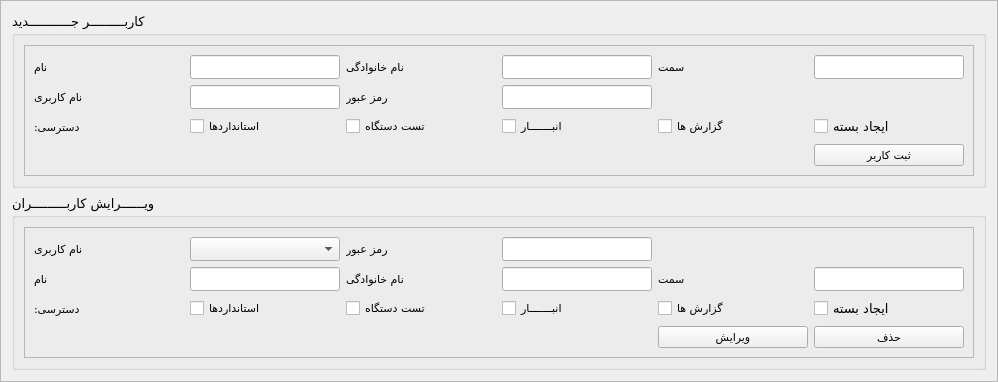
         <widget class="QFrame" name="frame_10">
          <property name="frameShape">
           <enum>QFrame::StyledPanel</enum>
          </property>
          <property name="frameShadow">
           <enum>QFrame::Raised</enum>
          </property>
          <layout class="QVBoxLayout" name="verticalLayout_13">
           <item>
            <widget class="QGroupBox" name="userCreateBox">
             <property name="maximumSize">
              <size>
               <width>16777215</width>
               <height>200</height>
              </size>
             </property>
             <property name="font">
              <font>
               <family>IRANSansWeb(FaNum)</family>
               <pointsize>10</pointsize>
              </font>
             </property>
             <property name="title">
              <string>کاربـــــــــر جـــــــــــدید</string>
             </property>
             <layout class="QVBoxLayout" name="verticalLayout_3">
              <item alignment="Qt::AlignLeft|Qt::AlignTop">
               <widget class="QFrame" name="frame_3">
                <property name="frameShape">
                 <enum>QFrame::StyledPanel</enum>
                </property>
                <property name="frameShadow">
                 <enum>QFrame::Raised</enum>
                </property>
                <layout class="QGridLayout" name="gridLayout_3">
                 <item row="0" column="3">
                  <widget class="QLineEdit" name="userLastName">
                   <property name="minimumSize">
                    <size>
                     <width>150</width>
                     <height>0</height>
                    </size>
                   </property>
                   <property name="maximumSize">
                    <size>
                     <width>150</width>
                     <height>16777215</height>
                    </size>
                   </property>
                   <property name="font">
                    <font>
                     <family>IRANSansWeb(FaNum)</family>
                     <pointsize>8</pointsize>
                    </font>
                   </property>
                  </widget>
                 </item>
                 <item row="2" column="2">
                  <widget class="QLabel" name="label_36">
                   <property name="minimumSize">
                    <size>
                     <width>150</width>
                     <height>0</height>
                    </size>
                   </property>
                   <property name="maximumSize">
                    <size>
                     <width>150</width>
                     <height>16777215</height>
                    </size>
                   </property>
                   <property name="font">
                    <font>
                     <family>IRANSansWeb(FaNum)</family>
                     <pointsize>8</pointsize>
                    </font>
                   </property>
                   <property name="locale">
                    <locale language="Persian" country="Iran"/>
                   </property>
                   <property name="text">
                    <string>رمز عبور</string>
                   </property>
                   <property name="alignment">
                    <set>Qt::AlignRight|Qt::AlignTrailing|Qt::AlignVCenter</set>
                   </property>
                  </widget>
                 </item>
                 <item row="0" column="0">
                  <widget class="QLabel" name="label_33">
                   <property name="minimumSize">
                    <size>
                     <width>150</width>
                     <height>0</height>
                    </size>
                   </property>
                   <property name="maximumSize">
                    <size>
                     <width>150</width>
                     <height>16777215</height>
                    </size>
                   </property>
                   <property name="font">
                    <font>
                     <family>IRANSansWeb(FaNum)</family>
                     <pointsize>8</pointsize>
                    </font>
                   </property>
                   <property name="locale">
                    <locale language="Persian" country="Iran"/>
                   </property>
                   <property name="text">
                    <string>نام</string>
                   </property>
                   <property name="alignment">
                    <set>Qt::AlignRight|Qt::AlignTrailing|Qt::AlignVCenter</set>
                   </property>
                  </widget>
                 </item>
                 <item row="3" column="3">
                  <widget class="QCheckBox" name="warehouseCheck">
                   <property name="minimumSize">
                    <size>
                     <width>150</width>
                     <height>0</height>
                    </size>
                   </property>
                   <property name="maximumSize">
                    <size>
                     <width>150</width>
                     <height>16777215</height>
                    </size>
                   </property>
                   <property name="font">
                    <font>
                     <family>IRANSansWeb(FaNum)</family>
                     <pointsize>8</pointsize>
                    </font>
                   </property>
                   <property name="text">
                    <string>انبـــــــار</string>
                   </property>
                  </widget>
                 </item>
                 <item row="3" column="1">
                  <widget class="QCheckBox" name="standardCheck">
                   <property name="minimumSize">
                    <size>
                     <width>150</width>
                     <height>0</height>
                    </size>
                   </property>
                   <property name="maximumSize">
                    <size>
                     <width>150</width>
                     <height>16777215</height>
                    </size>
                   </property>
                   <property name="font">
                    <font>
                     <family>IRANSansWeb(FaNum)</family>
                     <pointsize>8</pointsize>
                    </font>
                   </property>
                   <property name="text">
                    <string>استانداردها</string>
                   </property>
                  </widget>
                 </item>
                 <item row="2" column="1">
                  <widget class="QLineEdit" name="username_input">
                   <property name="minimumSize">
                    <size>
                     <width>150</width>
                     <height>0</height>
                    </size>
                   </property>
                   <property name="maximumSize">
                    <size>
                     <width>150</width>
                     <height>16777215</height>
                    </size>
                   </property>
                   <property name="font">
                    <font>
                     <family>IRANSansWeb(FaNum)</family>
                     <pointsize>8</pointsize>
                    </font>
                   </property>
                  </widget>
                 </item>
                 <item row="3" column="2">
                  <widget class="QCheckBox" name="testCheck">
                   <property name="minimumSize">
                    <size>
                     <width>150</width>
                     <height>0</height>
                    </size>
                   </property>
                   <property name="maximumSize">
                    <size>
                     <width>150</width>
                     <height>16777215</height>
                    </size>
                   </property>
                   <property name="font">
                    <font>
                     <family>IRANSansWeb(FaNum)</family>
                     <pointsize>8</pointsize>
                    </font>
                   </property>
                   <property name="text">
                    <string>تست دستگاه</string>
                   </property>
                  </widget>
                 </item>
                 <item row="0" column="5">
                  <widget class="QLineEdit" name="userJob">
                   <property name="minimumSize">
                    <size>
                     <width>150</width>
                     <height>0</height>
                    </size>
                   </property>
                   <property name="maximumSize">
                    <size>
                     <width>150</width>
                     <height>16777215</height>
                    </size>
                   </property>
                   <property name="font">
                    <font>
                     <family>IRANSansWeb(FaNum)</family>
                     <pointsize>8</pointsize>
                    </font>
                   </property>
                  </widget>
                 </item>
                 <item row="3" column="0">
                  <widget class="QLabel" name="label_2">
                   <property name="minimumSize">
                    <size>
                     <width>150</width>
                     <height>0</height>
                    </size>
                   </property>
                   <property name="maximumSize">
                    <size>
                     <width>150</width>
                     <height>16777215</height>
                    </size>
                   </property>
                   <property name="font">
                    <font>
                     <family>IRANSansWeb(FaNum)</family>
                     <pointsize>8</pointsize>
                    </font>
                   </property>
                   <property name="text">
                    <string>دسترسی:</string>
                   </property>
                   <property name="alignment">
                    <set>Qt::AlignRight|Qt::AlignTrailing|Qt::AlignVCenter</set>
                   </property>
                  </widget>
                 </item>
                 <item row="2" column="0">
                  <widget class="QLabel" name="label_34">
                   <property name="minimumSize">
                    <size>
                     <width>150</width>
                     <height>0</height>
                    </size>
                   </property>
                   <property name="maximumSize">
                    <size>
                     <width>150</width>
                     <height>16777215</height>
                    </size>
                   </property>
                   <property name="font">
                    <font>
                     <family>IRANSansWeb(FaNum)</family>
                     <pointsize>8</pointsize>
                    </font>
                   </property>
                   <property name="locale">
                    <locale language="Persian" country="Iran"/>
                   </property>
                   <property name="text">
                    <string>نام کاربری</string>
                   </property>
                   <property name="alignment">
                    <set>Qt::AlignRight|Qt::AlignTrailing|Qt::AlignVCenter</set>
                   </property>
                  </widget>
                 </item>
                 <item row="3" column="4">
                  <widget class="QCheckBox" name="reportCheck">
                   <property name="minimumSize">
                    <size>
                     <width>150</width>
                     <height>0</height>
                    </size>
                   </property>
                   <property name="maximumSize">
                    <size>
                     <width>150</width>
                     <height>16777215</height>
                    </size>
                   </property>
                   <property name="font">
                    <font>
                     <family>IRANSansWeb(FaNum)</family>
                     <pointsize>8</pointsize>
                    </font>
                   </property>
                   <property name="text">
                    <string>گزارش ها</string>
                   </property>
                  </widget>
                 </item>
                 <item row="0" column="4">
                  <widget class="QLabel" name="label_37">
                   <property name="minimumSize">
                    <size>
                     <width>150</width>
                     <height>0</height>
                    </size>
                   </property>
                   <property name="maximumSize">
                    <size>
                     <width>150</width>
                     <height>16777215</height>
                    </size>
                   </property>
                   <property name="font">
                    <font>
                     <family>IRANSansWeb(FaNum)</family>
                     <pointsize>8</pointsize>
                    </font>
                   </property>
                   <property name="locale">
                    <locale language="Persian" country="Iran"/>
                   </property>
                   <property name="text">
                    <string>سمت</string>
                   </property>
                   <property name="alignment">
                    <set>Qt::AlignRight|Qt::AlignTrailing|Qt::AlignVCenter</set>
                   </property>
                  </widget>
                 </item>
                 <item row="2" column="3">
                  <widget class="QLineEdit" name="password_input">
                   <property name="minimumSize">
                    <size>
                     <width>150</width>
                     <height>0</height>
                    </size>
                   </property>
                   <property name="maximumSize">
                    <size>
                     <width>150</width>
                     <height>16777215</height>
                    </size>
                   </property>
                   <property name="font">
                    <font>
                     <family>IRANSansWeb(FaNum)</family>
                     <pointsize>8</pointsize>
                    </font>
                   </property>
                  </widget>
                 </item>
                 <item row="0" column="1">
                  <widget class="QLineEdit" name="userFirstName">
                   <property name="minimumSize">
                    <size>
                     <width>150</width>
                     <height>0</height>
                    </size>
                   </property>
                   <property name="maximumSize">
                    <size>
                     <width>150</width>
                     <height>16777215</height>
                    </size>
                   </property>
                   <property name="font">
                    <font>
                     <family>IRANSansWeb(FaNum)</family>
                     <pointsize>8</pointsize>
                    </font>
                   </property>
                  </widget>
                 </item>
                 <item row="0" column="2">
                  <widget class="QLabel" name="label_35">
                   <property name="minimumSize">
                    <size>
                     <width>150</width>
                     <height>0</height>
                    </size>
                   </property>
                   <property name="maximumSize">
                    <size>
                     <width>150</width>
                     <height>16777215</height>
                    </size>
                   </property>
                   <property name="font">
                    <font>
                     <family>IRANSansWeb(FaNum)</family>
                     <pointsize>8</pointsize>
                    </font>
                   </property>
                   <property name="locale">
                    <locale language="Persian" country="Iran"/>
                   </property>
                   <property name="text">
                    <string>نام خانوادگی</string>
                   </property>
                   <property name="alignment">
                    <set>Qt::AlignRight|Qt::AlignTrailing|Qt::AlignVCenter</set>
                   </property>
                  </widget>
                 </item>
                 <item row="4" column="5">
                  <widget class="QPushButton" name="createUserBtn">
                   <property name="minimumSize">
                    <size>
                     <width>150</width>
                     <height>0</height>
                    </size>
                   </property>
                   <property name="maximumSize">
                    <size>
                     <width>150</width>
                     <height>16777215</height>
                    </size>
                   </property>
                   <property name="font">
                    <font>
                     <family>IRANSansWeb(FaNum)</family>
                     <pointsize>8</pointsize>
                    </font>
                   </property>
                   <property name="text">
                    <string>ثبت کاربر</string>
                   </property>
                  </widget>
                 </item>
                 <item row="3" column="5">
                  <widget class="QCheckBox" name="assemblyCheck">
                   <property name="text">
                    <string>ایجاد بسته</string>
                   </property>
                  </widget>
                 </item>
                </layout>
               </widget>
              </item>
             </layout>
            </widget>
           </item>
           <item>
            <widget class="QGroupBox" name="userModifyBox">
             <property name="maximumSize">
              <size>
               <width>16777215</width>
               <height>200</height>
              </size>
             </property>
             <property name="font">
              <font>
               <family>IRANSansWeb(FaNum)</family>
               <pointsize>10</pointsize>
              </font>
             </property>
             <property name="title">
              <string>ویــــــرایش کاربـــــــــران</string>
             </property>
             <layout class="QVBoxLayout" name="verticalLayout_4">
              <item alignment="Qt::AlignLeft|Qt::AlignTop">
               <widget class="QFrame" name="frame_2">
                <property name="frameShape">
                 <enum>QFrame::StyledPanel</enum>
                </property>
                <property name="frameShadow">
                 <enum>QFrame::Raised</enum>
                </property>
                <layout class="QGridLayout" name="gridLayout_4">
                 <item row="2" column="5">
                  <widget class="QLineEdit" name="userLastNameModify">
                   <property name="minimumSize">
                    <size>
                     <width>150</width>
                     <height>0</height>
                    </size>
                   </property>
                   <property name="maximumSize">
                    <size>
                     <width>150</width>
                     <height>16777215</height>
                    </size>
                   </property>
                   <property name="font">
                    <font>
                     <family>IRANSansWeb(FaNum)</family>
                     <pointsize>8</pointsize>
                    </font>
                   </property>
                  </widget>
                 </item>
                 <item row="4" column="2">
                  <widget class="QLabel" name="label_5">
                   <property name="minimumSize">
                    <size>
                     <width>150</width>
                     <height>0</height>
                    </size>
                   </property>
                   <property name="maximumSize">
                    <size>
                     <width>150</width>
                     <height>16777215</height>
                    </size>
                   </property>
                   <property name="font">
                    <font>
                     <family>IRANSansWeb(FaNum)</family>
                     <pointsize>8</pointsize>
                    </font>
                   </property>
                   <property name="text">
                    <string>دسترسی:</string>
                   </property>
                   <property name="alignment">
                    <set>Qt::AlignRight|Qt::AlignTrailing|Qt::AlignVCenter</set>
                   </property>
                  </widget>
                 </item>
                 <item row="2" column="2">
                  <widget class="QLabel" name="label_41">
                   <property name="minimumSize">
                    <size>
                     <width>150</width>
                     <height>0</height>
                    </size>
                   </property>
                   <property name="maximumSize">
                    <size>
                     <width>150</width>
                     <height>16777215</height>
                    </size>
                   </property>
                   <property name="font">
                    <font>
                     <family>IRANSansWeb(FaNum)</family>
                     <pointsize>8</pointsize>
                    </font>
                   </property>
                   <property name="locale">
                    <locale language="Persian" country="Iran"/>
                   </property>
                   <property name="text">
                    <string>نام</string>
                   </property>
                   <property name="alignment">
                    <set>Qt::AlignRight|Qt::AlignTrailing|Qt::AlignVCenter</set>
                   </property>
                  </widget>
                 </item>
                 <item row="2" column="3">
                  <widget class="QLineEdit" name="userFirstNameModify">
                   <property name="minimumSize">
                    <size>
                     <width>150</width>
                     <height>0</height>
                    </size>
                   </property>
                   <property name="maximumSize">
                    <size>
                     <width>150</width>
                     <height>16777215</height>
                    </size>
                   </property>
                   <property name="font">
                    <font>
                     <family>IRANSansWeb(FaNum)</family>
                     <pointsize>8</pointsize>
                    </font>
                   </property>
                  </widget>
                 </item>
                 <item row="0" column="2">
                  <widget class="QLabel" name="label_39">
                   <property name="minimumSize">
                    <size>
                     <width>150</width>
                     <height>0</height>
                    </size>
                   </property>
                   <property name="maximumSize">
                    <size>
                     <width>150</width>
                     <height>16777215</height>
                    </size>
                   </property>
                   <property name="font">
                    <font>
                     <family>IRANSansWeb(FaNum)</family>
                     <pointsize>8</pointsize>
                    </font>
                   </property>
                   <property name="locale">
                    <locale language="Persian" country="Iran"/>
                   </property>
                   <property name="text">
                    <string>نام کاربری</string>
                   </property>
                   <property name="alignment">
                    <set>Qt::AlignRight|Qt::AlignTrailing|Qt::AlignVCenter</set>
                   </property>
                  </widget>
                 </item>
                 <item row="0" column="3">
                  <widget class="QComboBox" name="usernameCombo">
                   <property name="font">
                    <font>
                     <family>IRANSansWeb(FaNum)</family>
                     <pointsize>8</pointsize>
                    </font>
                   </property>
                  </widget>
                 </item>
                 <item row="0" column="4">
                  <widget class="QLabel" name="label_28">
                   <property name="minimumSize">
                    <size>
                     <width>150</width>
                     <height>0</height>
                    </size>
                   </property>
                   <property name="maximumSize">
                    <size>
                     <width>150</width>
                     <height>16777215</height>
                    </size>
                   </property>
                   <property name="font">
                    <font>
                     <family>IRANSansWeb(FaNum)</family>
                     <pointsize>8</pointsize>
                    </font>
                   </property>
                   <property name="locale">
                    <locale language="Persian" country="Iran"/>
                   </property>
                   <property name="text">
                    <string>رمز عبور</string>
                   </property>
                   <property name="alignment">
                    <set>Qt::AlignRight|Qt::AlignTrailing|Qt::AlignVCenter</set>
                   </property>
                  </widget>
                 </item>
                 <item row="2" column="4">
                  <widget class="QLabel" name="label_40">
                   <property name="minimumSize">
                    <size>
                     <width>150</width>
                     <height>0</height>
                    </size>
                   </property>
                   <property name="maximumSize">
                    <size>
                     <width>150</width>
                     <height>16777215</height>
                    </size>
                   </property>
                   <property name="font">
                    <font>
                     <family>IRANSansWeb(FaNum)</family>
                     <pointsize>8</pointsize>
                    </font>
                   </property>
                   <property name="locale">
                    <locale language="Persian" country="Iran"/>
                   </property>
                   <property name="text">
                    <string>نام خانوادگی</string>
                   </property>
                   <property name="alignment">
                    <set>Qt::AlignRight|Qt::AlignTrailing|Qt::AlignVCenter</set>
                   </property>
                  </widget>
                 </item>
                 <item row="2" column="6">
                  <widget class="QLabel" name="label_38">
                   <property name="minimumSize">
                    <size>
                     <width>150</width>
                     <height>0</height>
                    </size>
                   </property>
                   <property name="maximumSize">
                    <size>
                     <width>150</width>
                     <height>16777215</height>
                    </size>
                   </property>
                   <property name="font">
                    <font>
                     <family>IRANSansWeb(FaNum)</family>
                     <pointsize>8</pointsize>
                    </font>
                   </property>
                   <property name="locale">
                    <locale language="Persian" country="Iran"/>
                   </property>
                   <property name="text">
                    <string>سمت</string>
                   </property>
                   <property name="alignment">
                    <set>Qt::AlignRight|Qt::AlignTrailing|Qt::AlignVCenter</set>
                   </property>
                  </widget>
                 </item>
                 <item row="2" column="7">
                  <widget class="QLineEdit" name="userJobModify">
                   <property name="minimumSize">
                    <size>
                     <width>150</width>
                     <height>0</height>
                    </size>
                   </property>
                   <property name="maximumSize">
                    <size>
                     <width>150</width>
                     <height>16777215</height>
                    </size>
                   </property>
                   <property name="font">
                    <font>
                     <family>IRANSansWeb(FaNum)</family>
                     <pointsize>8</pointsize>
                    </font>
                   </property>
                  </widget>
                 </item>
                 <item row="0" column="5">
                  <widget class="QLineEdit" name="passwordModify">
                   <property name="minimumSize">
                    <size>
                     <width>150</width>
                     <height>0</height>
                    </size>
                   </property>
                   <property name="maximumSize">
                    <size>
                     <width>150</width>
                     <height>16777215</height>
                    </size>
                   </property>
                   <property name="font">
                    <font>
                     <family>IRANSansWeb(FaNum)</family>
                     <pointsize>8</pointsize>
                    </font>
                   </property>
                  </widget>
                 </item>
                 <item row="4" column="3">
                  <widget class="QCheckBox" name="standardCheckModify">
                   <property name="minimumSize">
                    <size>
                     <width>150</width>
                     <height>0</height>
                    </size>
                   </property>
                   <property name="maximumSize">
                    <size>
                     <width>150</width>
                     <height>16777215</height>
                    </size>
                   </property>
                   <property name="font">
                    <font>
                     <family>IRANSansWeb(FaNum)</family>
                     <pointsize>8</pointsize>
                    </font>
                   </property>
                   <property name="text">
                    <string>استانداردها</string>
                   </property>
                  </widget>
                 </item>
                 <item row="4" column="4">
                  <widget class="QCheckBox" name="testCheckModify">
                   <property name="minimumSize">
                    <size>
                     <width>150</width>
                     <height>0</height>
                    </size>
                   </property>
                   <property name="maximumSize">
                    <size>
                     <width>150</width>
                     <height>16777215</height>
                    </size>
                   </property>
                   <property name="font">
                    <font>
                     <family>IRANSansWeb(FaNum)</family>
                     <pointsize>8</pointsize>
                    </font>
                   </property>
                   <property name="text">
                    <string>تست دستگاه</string>
                   </property>
                  </widget>
                 </item>
                 <item row="4" column="6">
                  <widget class="QCheckBox" name="reportCheckModify">
                   <property name="minimumSize">
                    <size>
                     <width>150</width>
                     <height>0</height>
                    </size>
                   </property>
                   <property name="maximumSize">
                    <size>
                     <width>150</width>
                     <height>16777215</height>
                    </size>
                   </property>
                   <property name="font">
                    <font>
                     <family>IRANSansWeb(FaNum)</family>
                     <pointsize>8</pointsize>
                    </font>
                   </property>
                   <property name="text">
                    <string>گزارش ها</string>
                   </property>
                  </widget>
                 </item>
                 <item row="4" column="5">
                  <widget class="QCheckBox" name="warehouseCheckModify">
                   <property name="minimumSize">
                    <size>
                     <width>150</width>
                     <height>0</height>
                    </size>
                   </property>
                   <property name="maximumSize">
                    <size>
                     <width>150</width>
                     <height>16777215</height>
                    </size>
                   </property>
                   <property name="font">
                    <font>
                     <family>IRANSansWeb(FaNum)</family>
                     <pointsize>8</pointsize>
                    </font>
                   </property>
                   <property name="text">
                    <string>انبـــــــار</string>
                   </property>
                  </widget>
                 </item>
                 <item row="5" column="7">
                  <widget class="QPushButton" name="userDeleteBtn">
                   <property name="font">
                    <font>
                     <family>IRANSansWeb(FaNum)</family>
                     <pointsize>8</pointsize>
                    </font>
                   </property>
                   <property name="text">
                    <string>حذف</string>
                   </property>
                  </widget>
                 </item>
                 <item row="5" column="6">
                  <widget class="QPushButton" name="userModifyBtn">
                   <property name="font">
                    <font>
                     <family>IRANSansWeb(FaNum)</family>
                     <pointsize>8</pointsize>
                    </font>
                   </property>
                   <property name="text">
                    <string>ویرایش</string>
                   </property>
                  </widget>
                 </item>
                 <item row="4" column="7">
                  <widget class="QCheckBox" name="assemblycheckModify">
                   <property name="text">
                    <string>ایجاد بسته</string>
                   </property>
                  </widget>
                 </item>
                </layout>
               </widget>
              </item>
             </layout>
            </widget>
           </item>
          </layout>
         </widget>
